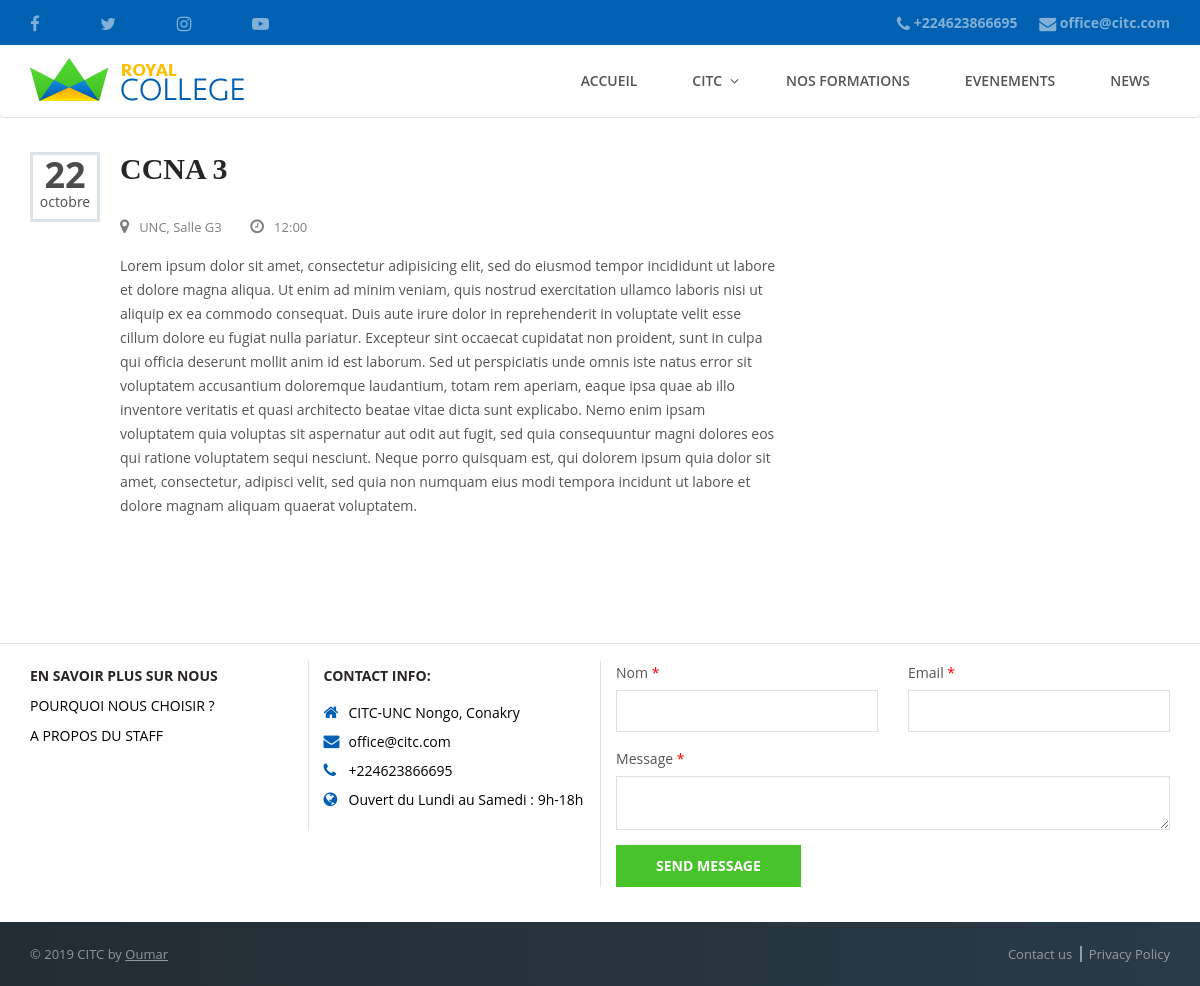
The page /events/ccna3 on the database its author committed.
### app/models.py (models this page shows, shortened)
class Events(models.Model):
	id_events = models.CharField("Id de l'Evenement", max_length=100, primary_key=True)
	title = models.CharField('Titre', max_length=200)
	date_pub = models.DateField('Date de publication', default=timezone.now)
	date_time_event = models.DateTimeField("Date et Heure de l'evenement", null=True, blank=True)
	place_event = models.CharField("Lieu de l'evenement", max_length=200)
	resume_event = models.TextField('Resumé')
	detail_event = models.TextField("Detail")
	class Meta:
		verbose_name_plural = "Liste des Evenements"

### app/views.py (the view)
# urls.py: path('events/<str:titre>', views.single_events, name='single_events'),
def single_events(request, titre):
	event = get_object_or_404(Events, id_events=titre)
	return render(request, 'app/single_events.html', locals())

### app/templates/app/single_events.html (shortened to what this page needs)
{% extends "app/_base.html" %}
{% load static %}
{% block active %}
  <li><a href="{% url 'app:home' %}">Accueil</a></li>
    <li class="dropdown">
        <a href="#" class="dropdown-toggle" data-toggle="dropdown" role="button" aria-haspopup="true" aria-expanded="false">CITC</a>
    </li>
    <li><a href="{% url 'app:formations' %}">Nos Formations</a></li>
    <li><a href="{% url 'app:events' %}">Evenements</a></li>
    <li><a href="{% url 'app:news' %}">NEWS</a></li>
{% endblock %}
{% block content %}
  <div class="post_section">
    <div class="container">
      <div class="row clearfix">
        <div class="col-xs-12 col-sm-8 post_left">
          <div class="upcoming_events event-col">
            <div class="related_post_sec single_post">
              <span class="date-wrapper">
                <span class="date"><span>{{ event.date_time_event|date:"d" }}</span>{{ event.date_time_event|date:"F" }}</span>
              </span>
              <div class="rel_right">
                <div class="single_post single-event">
                  <h1>{{ event.title }}</h1>
                  <div class="meta">
                    <span class="place"><i class="fa fa-map-marker"></i>{{ event.place_event }}</span>
                    <span class="event-time"><i class="fa fa-clock-o"></i>{{ event.date_time_event|date:"H:i" }}</span>
                  </div>
                  <div class="post_desc">
                    {{ event.detail_event|safe }}
                  </div>
                </div>
              </div>
            </div>
          </div>
        </div>
      </div>
    </div>
  </div>
{% endblock %}

### app/static/app/css/default.css (style rules this page uses)
a,a:hover,.header .navbar-default .navbar-nav li a:hover,.header .navbar-default .navbar-nav .active a,.header .navbar-default .navbar-nav .active a:hover,.header .navbar-default .navbar-nav .active a:focus,.header .navbar-nav li.open .dropdown-menu li a:hover,.header .navbar-nav li.open .dropdown-menu li a:focus,.header .navbar-nav li.dropdown .dropdown-menu li a:hover,.header .navbar-nav li.dropdown .dropdown-menu li a:focus,.header .navbar-nav li.open .dropdown-menu li.active a,.header .navbar-nav li.dropdown .dropdown-menu li.active a,.courses_right_inner td ul li.active a,.courses_right_inner td a:hover,.courses_left_inner ul li a:hover,.courses_left_inner ul li a:focus,.courses_left_inner ul li.active a,.item_inner a.fees,.sidebar_item.admission .item_inner.program ul li a:hover,.sidebar_item.admission .item_inner.program ul li.active a,.item_inner.question a,.fc-center h2,.fc-event-container a.more,ul.contact_info li .fa,ul.contact_info li a:hover,.error-content a,li.language.dropdown ul.dropdown-menu li.active a,li.language.dropdown ul.dropdown-menu li a:hover { color:#0060b1 }

### rows shown on the page
Events: date_time_event "22", date_time_event "octobre", title "CCNA 3", place_event "UNC, Salle G3", date_time_event "12:00", detail_event "Lorem ipsum dolor sit amet, consectetur adipisicing elit, sed do eiusmod tempor incididunt ut labore et dolore magna aliqua. Ut enim ad minim veniam, quis nostrud exercitation ullamco laboris nisi ut aliquip ex ea commodo consequat. Duis aute irure dolor in reprehenderit in voluptate velit esse cillum dolore eu fugiat nulla pariatur. Excepteur sint occaecat cupidatat non proident, sunt in culpa qui officia deserunt mollit anim id est laborum. Sed ut perspiciatis unde omnis iste natus error sit voluptatem accusantium doloremque laudantium, totam rem aperiam, eaque ipsa quae ab illo inventore veritatis et quasi architecto beatae vitae dicta sunt explicabo. Nemo enim ipsam voluptatem quia…"
